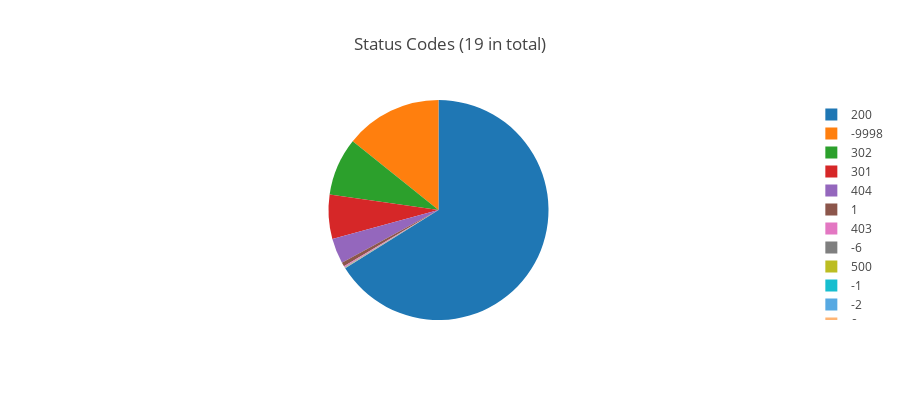
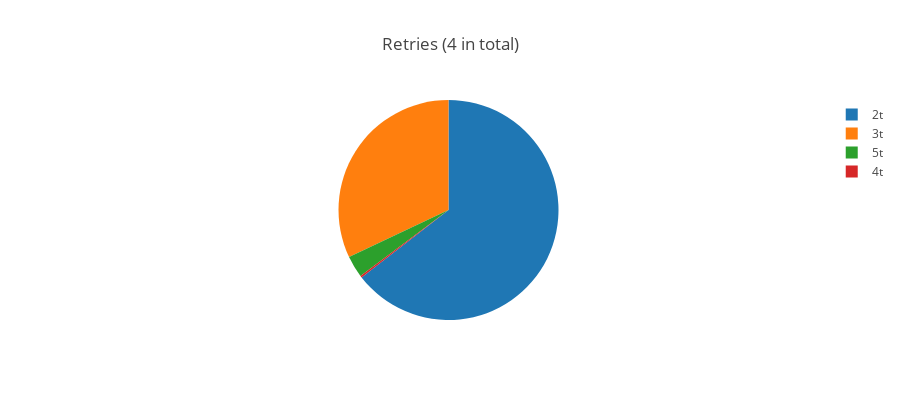

Notebook code for these charts, in order:
### Code cell
def load_targets(summary_file):
    targets = {}
    with open(summary_file) as f:
        for line in f:
            key, json_str = re.split('\t', line, maxsplit=1)
            if key.startswith("BY-TARGET"):
                tag, tid = re.split(' ', key, maxsplit=1)
                stats = json.loads(json_str)
                targets[tid] = stats
    return targets

def pie_for(stats, prefix, title, label_max_length=40, max_slices=20):
    labels=[]
    values=[]
    total = 0
    for key in stats:
        if key.startswith(prefix):
            label = key[len(prefix):]
            if len(label) > label_max_length:
                label = "...%s" % label[-label_max_length:]
            if total < max_slices:
                labels.append(label)
                values.append(stats[key])
            total += 1
            
    layout = go.Layout(
        legend=dict(
            bgcolor='rgba(1.0,1.0,1.0,0.25)',
            borderwidth=0
        ),
        title="%s (%i in total)" %(title, total),
        height=400
    )

    trace=go.Pie(labels=labels,values=values, textinfo='none')
    fig = go.Figure(data=[trace], layout=layout)
    return fig
    
def annotations(stats):
    skip_prefixes = [ 'ip:', 'host:', 'status_code:', 'hop:', 'content_type:', 'source:']
    annots = {}
    for key in stats:
        skip = False
        for skip_prefix in skip_prefixes:
            if key.startswith(skip_prefix):
                skip = True
                break
        if not skip:
            annots[key] = stats[key]
    print(annots)
    
targets = load_targets(summary_file)
tid = '43611'
py.iplot(pie_for(targets[tid], 'status_code:', 'Status Codes'))
py.iplot(pie_for(targets[tid], 'tries:', 'Retries'))
py.iplot(pie_for(targets[tid], 'hop:', 'Crawl Hops'))
py.iplot(pie_for(targets[tid], 'host:', 'Hosts'))
py.iplot(pie_for(targets[tid], 'ip:', 'IP Addresses'))
py.iplot(pie_for(targets[tid], 'content_type:', 'Content Types'))
annotations(targets[tid])

### Figure 1 — Plotly figure (JSON) as saved in the notebook; plotly's stock layout.template omitted (floating-point values rounded to 4 significant figures)
{"data": [{"labels": ["-1", "410", "-6", "-2", "200", "1", "0", "504", "502", "503", "500", "-9998", "404", "403", "400", "302", "307", "-61", "301"], "textinfo": "none", "type": "pie", "values": [39, 5, 48, 16, 83960, 764, 15, 3, 1, 13, 45, 18082, 4705, 222, 8, 10792, 3, 13, 8258]}], "layout": {"height": 400, "legend": {"bgcolor": "rgba(1.0,1.0,1.0,0.25)", "borderwidth": 0}, "title": "Status Codes (19 in total)"}}

### Figure 2 — Plotly figure (JSON) as saved in the notebook; plotly's stock layout.template omitted (floating-point values rounded to 4 significant figures)
{"data": [{"labels": ["5t", "4t", "3t", "2t"], "textinfo": "none", "type": "pie", "values": [72, 6, 721, 1452]}], "layout": {"height": 400, "legend": {"bgcolor": "rgba(1.0,1.0,1.0,0.25)", "borderwidth": 0}, "title": "Retries (4 in total)"}}
